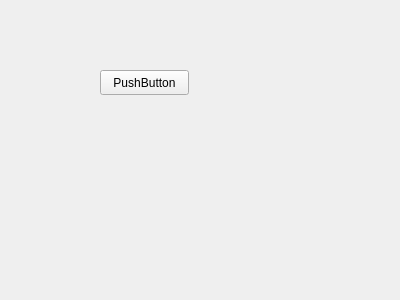
<?xml version="1.0" encoding="UTF-8"?>
<ui version="4.0">
 <class>CalibUI</class>
 <widget class="QWidget" name="CalibUI">
  <property name="geometry">
   <rect>
    <x>0</x>
    <y>0</y>
    <width>400</width>
    <height>300</height>
   </rect>
  </property>
  <property name="windowTitle">
   <string>FirstWidget</string>
  </property>
  <widget class="QPushButton" name="pushButton">
   <property name="geometry">
    <rect>
     <x>100</x>
     <y>70</y>
     <width>89</width>
     <height>25</height>
    </rect>
   </property>
   <property name="text">
    <string>PushButton</string>
   </property>
  </widget>
 </widget>
 <resources/>
 <connections/>
</ui>
